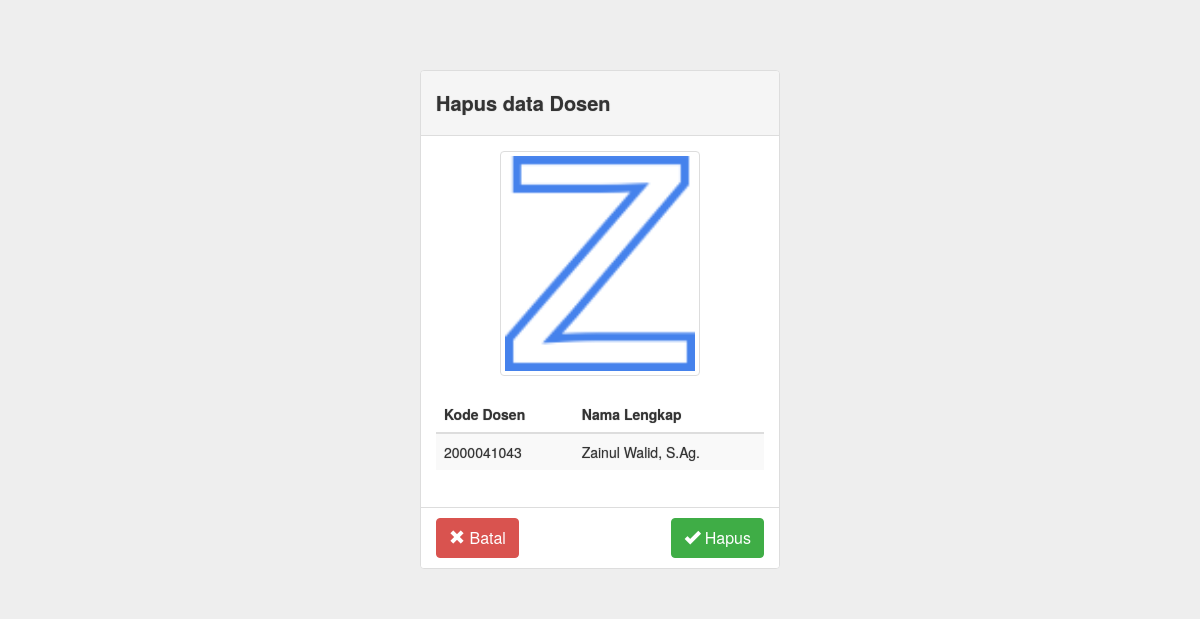
/admin/dosen/deldosen.php?kd=2000041043 (signed in), run on the app's committed database.
### tables this page shows
CREATE TABLE IF NOT EXISTS `dosen` (
  `DOSEN_KODE` varchar(10) NOT NULL,
  `DOSEN_NAMA` varchar(50) DEFAULT NULL,
  `DOSEN_PASSWORD` varchar(32) DEFAULT NULL,
  `DOSEN_GAMBAR` varchar(100) DEFAULT 'img/user.jpg',
  `DOSEN_SESSION` varchar(100) DEFAULT NULL
);

### admin/dosen/deldosen.php (the view, shortened to what this page needs)
<?php
$kddsn = $_GET['kd'];
?>
<!DOCTYPE HTML>
<html>
	<head>
		<link rel="stylesheet" type="text/css" href="../../css/lumen.css">
	</head>
	<body style="padding-top:70px;text-shadow: 0px 0px 1px #909090 !important;background:#eee;">
		<?php if ($_SESSION["level"] == "Admin"){ ?>
		<div class="container" style="">
			<div class="row">
				<div class="col-md-4"></div>
				<div class="col-md-4 col-xs-12" style="">
					<div class="panel panel-default">
						<div class="panel-heading">
							<h4>Hapus data Dosen</h4>
						</div>
						<?php
							  $ca = mysql_query("SELECT * FROM dosen WHERE dosen_kode='$kddsn'");
							  $da = mysql_fetch_array($ca);
						 ?>
						 <form action="" method="POST">
						<div class="panel-body">
							<center><img src="<?php echo $da['DOSEN_GAMBAR']; ?>" width="200" height="200" class="img-thumbnail" margin><br><br></center>
							<table class="table table-hover table-striped table-responsive">
								<thead>
									<tr>
										<th>Kode Dosen</th>
										<th>Nama Lengkap</th>
									</tr>
								</thead>
								<tbody>
									<tr>
										<td><?php echo $da['DOSEN_KODE']; ?></td>
										<td><?php echo $da['DOSEN_NAMA']; ?></td>
									</tr>
								</tbody>
							</table>
						</div>
						<div class="panel-footer">
								<button type="submit" class="btn btn-danger" name="batal"><span class="glyphicon glyphicon-remove"></span> Batal</button> <button type="submit" class="btn btn-success pull-right" name="hapus"><span class="glyphicon glyphicon-ok"></span> Hapus</button>
							</form>
						</div>
					</div>
				</div>
				<div class="col-md-4"></div>
			<?php }
				elseif ($_SESSION['level']=='Dosen' || $_SESSION['level']== 'Mahasiswa') {
					header('location:../../');
				}
				else{
					header('location:../../');
				exit();
				}
			 ?>
	</body>
</html>

### data on the page
dosen: DOSEN_GAMBAR (picture), DOSEN_KODE "2000041043", DOSEN_NAMA "Zainul Walid, S.Ag."
